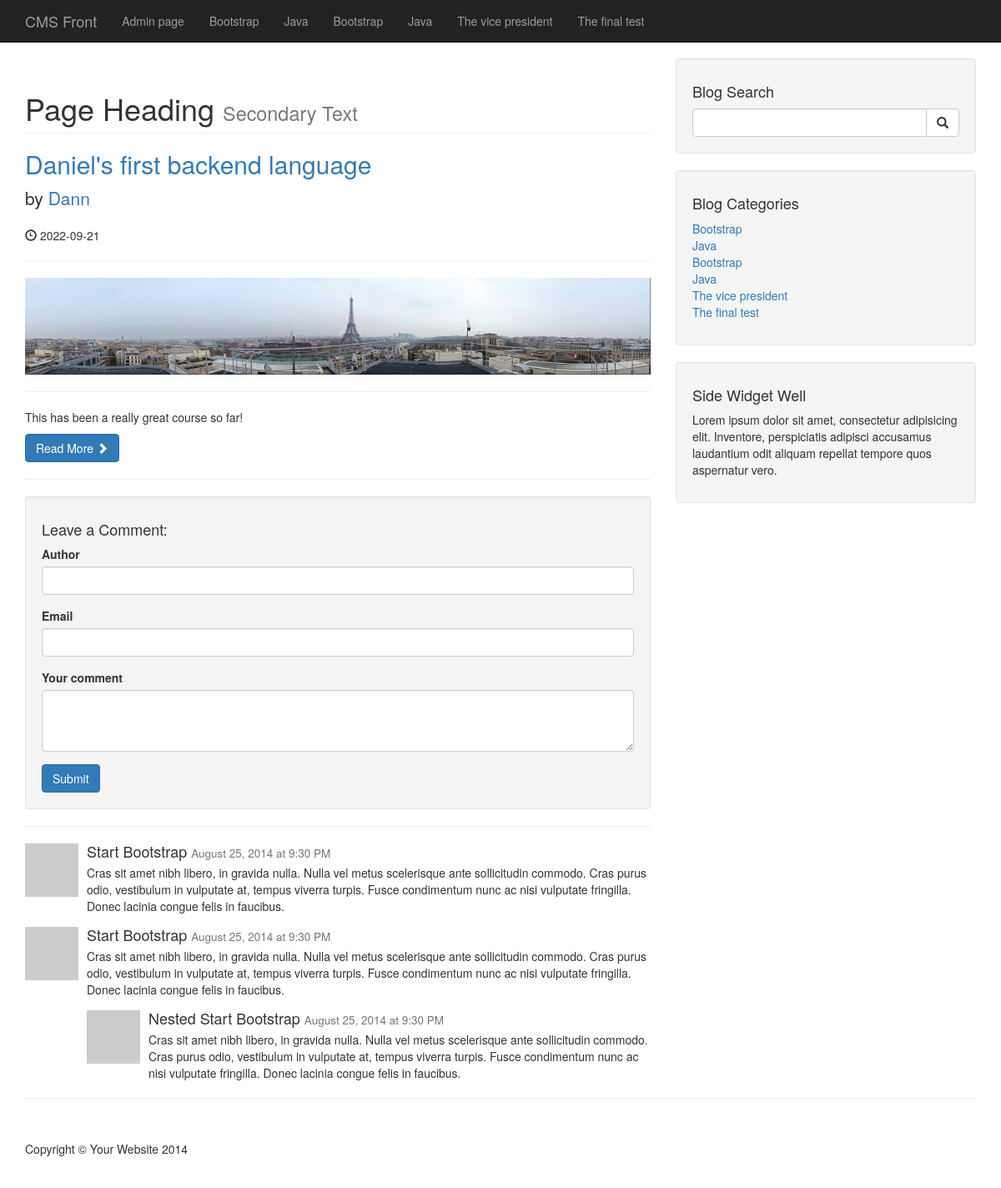
The page /post.php?p_id=2 on the database its author committed.
### tables this page shows
CREATE TABLE `categories` (
  `cat_id` int(11) NOT NULL,
  `cat_title` varchar(255) NOT NULL
);

CREATE TABLE `posts` (
  `post_id` int(3) NOT NULL,
  `post_category_id` int(3) NOT NULL,
  `post_title` varchar(255) NOT NULL,
  `post_author` varchar(255) NOT NULL,
  `post_date` date NOT NULL,
  `post_image` text NOT NULL,
  `post_content` text NOT NULL,
  `post_tags` varchar(255) NOT NULL,
  `post_comment_count` varchar(255) NOT NULL,
  `post_status` varchar(255) NOT NULL DEFAULT 'draft'
);

### post.php (the view, shortened to what this page needs)
<?php require 'includes/header.php'; ?>
    <?php require 'includes/navigation.php'; ?>
    <div class="container">
        <div class="row">
            <div class="col-md-8">
                <?php
                if (isset($_GET['p_id'])) {
                    $the_post_id = $_GET['p_id'];
                }
                    $query = "SELECT * FROM posts WHERE post_id=$the_post_id";
                    $select = mysqli_query($connection, $query);
                    while ($row = mysqli_fetch_assoc($select)) {
                        $post_title = $row['post_title'];
                        $post_author = $row['post_author'];
                        $post_image = $row['post_image'];
                        $post_date = $row['post_date'];
                        $post_content = $row['post_content'];
                ?>
                <h1 class="page-header">
                    Page Heading
                    <small>Secondary Text</small>
                </h1>
                <h2>
                    <a href="#"><?php echo $post_title; ?></a>
                </h2>
                <p class="lead">
                    by <a href="index.php"><?php echo $post_author; ?></a>
                </p>
                <p><span class="glyphicon glyphicon-time"></span> <?php echo $post_date; ?></p>
                <hr>
                <img class="img-responsive" src="images/<?php echo $post_image; ?>" alt="">
                <hr>
                <p><?php echo $post_content; ?></p>
                <a class="btn btn-primary" href="#">Read More <span class="glyphicon glyphicon-chevron-right"></span></a>
                <hr>
                <?php } ?>
                <div class="well">
                    <h4>Leave a Comment:</h4>
                    <form action="" method="post" role="form">
                    <div class="form-group">
                        <label for="author">Author</label>
                            <input type="text" name="comment_author" class="form-control">
                        </div>
                    <div class="form-group">
                    <label for="email">Email</label>
                    <input type="email" name="comment_email" class="form-control">
                        </div>
                    <div class="form-group">
                    <label for="comment">Your comment</label>
                            <textarea name="comment_content" class="form-control" rows="3"></textarea>
                        </div>
                        <button type="submit" name="create_comment" class="btn btn-primary">Submit</button>
                    </form>
                </div>
                <hr>
                <div class="media">
                    <a class="pull-left" href="#">
                        <img class="media-object" src="http://placehold.it/64x64" alt="">
                    </a>
                    <div class="media-body">
                        <h4 class="media-heading">Start Bootstrap
                            <small>August 25, 2014 at 9:30 PM</small>
                        </h4>
                        Cras sit amet nibh libero, in gravida nulla. Nulla vel metus scelerisque ante sollicitudin commodo. Cras purus odio, vestibulum in vulputate at, tempus viverra turpis. Fusce condimentum nunc ac nisi vulputate fringilla. Donec lacinia congue felis in faucibus.
                    </div>
                </div>
                <div class="media">
                    <a class="pull-left" href="#">
                        <img class="media-object" src="http://placehold.it/64x64" alt="">
                    </a>
                    <div class="media-body">
                        <h4 class="media-heading">Start Bootstrap
                            <small>August 25, 2014 at 9:30 PM</small>
                        </h4>
                        Cras sit amet nibh libero, in gravida nulla. Nulla vel metus scelerisque ante sollicitudin commodo. Cras purus odio, vestibulum in vulputate at, tempus viverra turpis. Fusce condimentum nunc ac nisi vulputate fringilla. Donec lacinia congue felis in faucibus.
                        <div class="media">
                            <a class="pull-left" href="#">
                                <img class="media-object" src="http://placehold.it/64x64" alt="">
                            </a>
                            <div class="media-body">
                                <h4 class="media-heading">Nested Start Bootstrap
                                    <small>August 25, 2014 at 9:30 PM</small>
                                </h4>
                                Cras sit amet nibh libero, in gravida nulla. Nulla vel metus scelerisque ante sollicitudin commodo. Cras purus odio, vestibulum in vulputate at, tempus viverra turpis. Fusce condimentum nunc ac nisi vulputate fringilla. Donec lacinia congue felis in faucibus.
                            </div>
                        </div>
                    </div>
                </div>
            </div>
            <?php require 'includes/sidebar.php'; ?>
        </div>
        <hr>
<?php require 'includes/footer.php'; ?>

### includes/header.php (shortened to what this page needs)
<!DOCTYPE html>
<html lang="en">
<head>
    <link href="css/bootstrap.min.css" rel="stylesheet">
    <link href="css/blog-home.css" rel="stylesheet">
</head>
<body>

### includes/navigation.php (shortened to what this page needs)
<?php require 'db.php';?>
<nav class="navbar navbar-inverse navbar-fixed-top" role="navigation">
        <div class="container">
            <div class="navbar-header">
                <a class="navbar-brand" href="index.php">CMS Front</a>
            </div>
            <div class="collapse navbar-collapse" id="bs-example-navbar-collapse-1">
                <ul class="nav navbar-nav">
                <li>
                        <a href="admin">Admin page</a>
                    </li>
                <?php
                    $query = "SELECT * FROM categories";
                    $selectAllcat = mysqli_query($connection, $query);
                    while ($row = mysqli_fetch_assoc($selectAllcat)) {
                        $cat_title = $row['cat_title'];
                        echo "<li> <a href= '#'> {$cat_title} </a></li>";
                    }
                ?>
                </ul>
            </div>
        </div>
    </nav>

### includes/sidebar.php (shortened to what this page needs)
<div class="col-md-4">
                <div class="well">
                    <h4>Blog Search</h4>
                    <form action="search.php" method="POST">
                    <div class="input-group">
                        <input name="search" type="text" class="form-control">
                        <span class="input-group-btn">
                            <button name="submit" class="btn btn-default" type="submit">
                                <span class="glyphicon glyphicon-search"></span>
                        </button>
                        </span>
                    </div>
                    </form>
                </div>
                <div class="well">
                <?php
                    $query = "SELECT * FROM categories";
                    $selectAllcat_sidebar = mysqli_query($connection, $query);
                ?>
                    <h4>Blog Categories</h4>
                    <div class="row">
                        <div class="col-lg-12">
                            <ul class="list-unstyled">
                    <?php
                            while ($row = mysqli_fetch_assoc($selectAllcat_sidebar)) {
                                $cat_title = $row['cat_title'];
                                $cat_id = $row['cat_id'];
                                echo "<li><a href='category.php?category=$cat_id'> {$cat_title} </a></li>";
                            }
                    ?>
                            </ul>
                        </div>
                    </div>
                </div>
                <?php require 'widget.php'; ?>
            </div>

### includes/widget.php
<div class="well">
                    <h4>Side Widget Well</h4>
                    <p>Lorem ipsum dolor sit amet, consectetur adipisicing elit. Inventore, perspiciatis adipisci accusamus laudantium odit aliquam repellat tempore quos aspernatur vero.</p>
                </div>

### includes/footer.php (shortened to what this page needs)
        <footer>
            <div class="row">
                <div class="col-lg-12">
                    <p>Copyright &copy; Your Website 2014</p>
                </div>
            </div>
        </footer>
    </div>
</body>
</html>

### css/blog-home.css (style rules this page uses)
body { padding-top: 70px; }
footer { margin: 50px 0; }

### rows shown on the page
categories: cat_title "Bootstrap"
categories: cat_title "Java"
categories: cat_title "Bootstrap"
categories: cat_title "Java"
categories: cat_title "The vice president"
categories: cat_title "The final test"
posts: post_title "Daniel's first backend language", post_author "Dann", post_date "2022-09-21", post_image (picture), post_content "This has been a really great course so far!"
